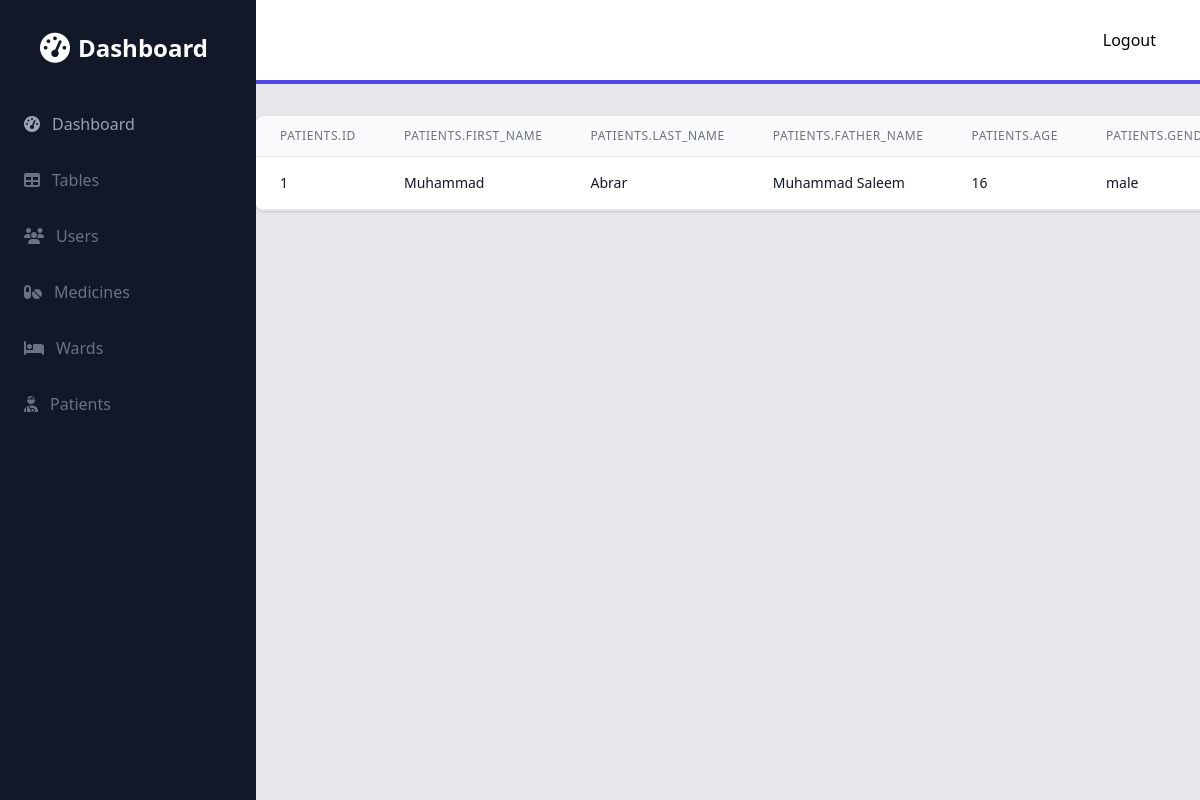
/admin/ward_patients/1 (signed in), run on the app's committed database.
### models.py (models this page shows)
class Patients(db.Model):
    id = db.Column(db.Integer, primary_key=True)
    first_name = db.Column(db.String(150), nullable=False)
    last_name = db.Column(db.String(150), nullable=False)
    father_name = db.Column(db.String(150), nullable=True)
    age = db.Column(db.Integer, nullable=False)
    gender = db.Column(db.String(150), nullable=True)
    mrn = db.Column(db.String(150), nullable=False)
    date_created = db.Column(db.DateTime(timezone=True), default=func.now())
    phone = db.Column(db.String(150), nullable=True)
    cnic = db.Column(db.String(150), nullable=True)
    ward_id = db.Column(db.Integer, ForeignKey('wards.id'), nullable=False)
    patient_medicines = db.relationship('PatientMedicines', backref='patient', lazy=True)

### admin.py (the view)
@admin.route('/ward_patients/<int:id>')
@login_required
def ward_patients(id):
    ward = Wards.query.get(id)
    patients = ward.patients
    columns = Patients.__table__.columns
    values = []
    for patient in patients:
        values.append([getattr(patient, column.name) for column in columns])
    print(values)
    return render_template('admin/wards/ward_patients.html', patients=patients, ward=ward, columns=columns, values=values)

### app.py (called while the page is built)
def create_app():
    app = Flask(__name__)
    app.config['SQLALCHEMY_DATABASE_URI'] = 'sqlite:///database.db'
    app.config['SECRET_KEY'] = 'secret'
    app.register_blueprint(views, url_prefix='/')
    app.register_blueprint(auth, url_prefix='/')
    app.register_blueprint(admin, url_prefix='/admin')
    login_manager = LoginManager()
    login_manager.login_view = 'auth.login'
    login_manager.init_app(app)
    @login_manager.user_loader
    def load_user(id):
        return Users.query.get(int(id))
    with app.app_context():
        db.init_app(app)
        db.create_all()
    return app

### templates/admin/wards/ward_patients.html
{% extends 'admin/base.html' %}
{% block content %}
<div class="flex flex-col mt-8">
    <div class="py-2 -my-2 overflow-x-auto sm:-mx-6 sm:px-6 lg:-mx-8 lg:px-8">
        <div class="inline-block min-w-full overflow-hidden align-middle border-b border-gray-200 shadow sm:rounded-lg">
            <table class="min-w-full">
                <thead>
                    <tr>
                      {% for column in columns %}
<th class="px-6 py-3 text-xs font-medium leading-4 tracking-wider text-left text-gray-500 uppercase border-b border-gray-200 bg-gray-50">{{ column }}</th>
                      {% endfor %}
                    </tr>
                </thead>
                <tbody class="bg-white">
                  {% for i in range(values|length) %}
                    <tr>
                      {% for j in range(values[i]|length) %}
<td class="px-6 py-4 text-sm font-medium leading-5 text-gray-900 whitespace-no-wrap border-b border-gray-200">{{ values[i][j] }}</td>
                      {% endfor %}
                    </tr>
                    {% endfor %}
                </tbody>
            </table>
        </div>
    </div>
</div>
{% endblock %}

### data on the page
Patients: id "1" "Muhammad" "Abrar" "Muhammad Saleem" "16" "male"

### other printed values
{{ column }} "PATIENTS.ID" "PATIENTS.FIRST_NAME" "PATIENTS.LAST_NAME" "PATIENTS.FATHER_NAME" "PATIENTS.AGE"
